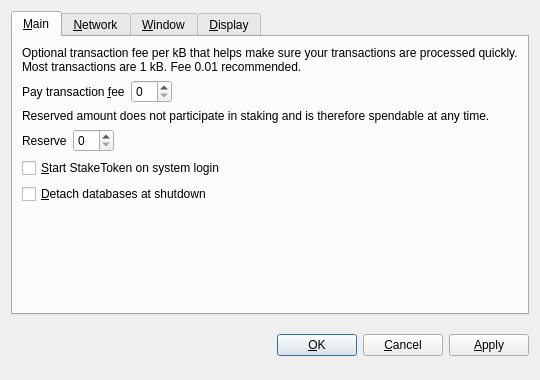
<?xml version="1.0" encoding="UTF-8"?>
<ui version="4.0">
 <class>OptionsDialog</class>
 <widget class="QDialog" name="OptionsDialog">
  <property name="geometry">
   <rect>
    <x>0</x>
    <y>0</y>
    <width>540</width>
    <height>380</height>
   </rect>
  </property>
  <property name="windowTitle">
   <string>Options</string>
  </property>
  <property name="modal">
   <bool>true</bool>
  </property>
  <layout class="QVBoxLayout" name="verticalLayout">
   <item>
    <widget class="QTabWidget" name="tabWidget">
     <property name="tabPosition">
      <enum>QTabWidget::North</enum>
     </property>
     <property name="currentIndex">
      <number>0</number>
     </property>
     <widget class="QWidget" name="tabMain">
      <attribute name="title">
       <string>&amp;Main</string>
      </attribute>
      <layout class="QVBoxLayout" name="verticalLayout_Main">
       <item>
        <widget class="QLabel" name="transactionFeeInfoLabel">
         <property name="text">
          <string>Optional transaction fee per kB that helps make sure your transactions are processed quickly. Most transactions are 1 kB. Fee 0.01 recommended.</string>
         </property>
         <property name="textFormat">
          <enum>Qt::PlainText</enum>
         </property>
         <property name="wordWrap">
          <bool>true</bool>
         </property>
        </widget>
       </item>
       <item>
        <layout class="QHBoxLayout" name="horizontalLayoutFee">
         <item>
          <widget class="QLabel" name="transactionFeeLabel">
           <property name="text">
            <string>Pay transaction &amp;fee</string>
           </property>
           <property name="textFormat">
            <enum>Qt::PlainText</enum>
           </property>
           <property name="buddy">
            <cstring>transactionFee</cstring>
           </property>
          </widget>
         </item>
         <item>
          <widget class="BitcoinAmountField" name="transactionFee"/>
         </item>
         <item>
          <spacer name="horizontalSpacerFee">
           <property name="orientation">
            <enum>Qt::Horizontal</enum>
           </property>
           <property name="sizeHint" stdset="0">
            <size>
             <width>40</width>
             <height>20</height>
            </size>
           </property>
          </spacer>
         </item>
        </layout>
       </item>
       <item>
        <widget class="QLabel" name="reserveBalanceInfoLabel">
         <property name="text">
          <string>Reserved amount does not participate in staking and is therefore spendable at any time.</string>
         </property>
         <property name="textFormat">
          <enum>Qt::PlainText</enum>
         </property>
         <property name="wordWrap">
          <bool>true</bool>
         </property>
        </widget>
       </item>
       <item>
        <layout class="QHBoxLayout" name="horizontalLayoutReserveBalance">
         <item>
          <widget class="QLabel" name="reserveBalanceLabel">
           <property name="text">
            <string>Reserve</string>
           </property>
           <property name="textFormat">
            <enum>Qt::PlainText</enum>
           </property>
           <property name="buddy">
            <cstring>reserveBalance</cstring>
           </property>
          </widget>
         </item>
         <item>
          <widget class="BitcoinAmountField" name="reserveBalance"/>
         </item>
         <item>
          <spacer name="horizontalSpacerReserveBalance">
           <property name="orientation">
            <enum>Qt::Horizontal</enum>
           </property>
           <property name="sizeHint" stdset="0">
            <size>
             <width>40</width>
             <height>20</height>
            </size>
           </property>
          </spacer>
         </item>
        </layout>
       </item>
       <item>
        <widget class="QCheckBox" name="bitcoinAtStartup">
         <property name="toolTip">
          <string>Automatically start StakeToken after logging in to the system.</string>
         </property>
         <property name="text">
          <string>&amp;Start StakeToken on system login</string>
         </property>
        </widget>
       </item>
       <item>
        <widget class="QCheckBox" name="detachDatabases">
         <property name="toolTip">
          <string>Detach block and address databases at shutdown. This means they can be moved to another data directory, but it slows down shutdown. The wallet is always detached.</string>
         </property>
         <property name="text">
          <string>&amp;Detach databases at shutdown</string>
         </property>
        </widget>
       </item>
       <item>
        <spacer name="verticalSpacer_Main">
         <property name="orientation">
          <enum>Qt::Vertical</enum>
         </property>
         <property name="sizeHint" stdset="0">
          <size>
           <width>20</width>
           <height>40</height>
          </size>
         </property>
        </spacer>
       </item>
      </layout>
     </widget>
     <widget class="QWidget" name="tabNetwork">
      <attribute name="title">
       <string>&amp;Network</string>
      </attribute>
      <layout class="QVBoxLayout" name="verticalLayout_Network">
       <item>
        <widget class="QCheckBox" name="mapPortUpnp">
         <property name="toolTip">
          <string>Automatically open the StakeToken client port on the router. This only works when your router supports UPnP and it is enabled.</string>
         </property>
         <property name="text">
          <string>Map port using &amp;UPnP</string>
         </property>
        </widget>
       </item>
       <item>
        <widget class="QCheckBox" name="connectSocks">
         <property name="toolTip">
          <string>Connect to the StakeToken network through a SOCKS proxy (e.g. when connecting through Tor).</string>
         </property>
         <property name="text">
          <string>&amp;Connect through SOCKS proxy:</string>
         </property>
        </widget>
       </item>
       <item>
        <layout class="QHBoxLayout" name="horizontalLayout_Network">
         <item>
          <widget class="QLabel" name="proxyIpLabel">
           <property name="text">
            <string>Proxy &amp;IP:</string>
           </property>
           <property name="textFormat">
            <enum>Qt::PlainText</enum>
           </property>
           <property name="buddy">
            <cstring>proxyIp</cstring>
           </property>
          </widget>
         </item>
         <item>
          <widget class="QValidatedLineEdit" name="proxyIp">
           <property name="maximumSize">
            <size>
             <width>140</width>
             <height>16777215</height>
            </size>
           </property>
           <property name="toolTip">
            <string>IP address of the proxy (e.g. 127.0.0.1)</string>
           </property>
          </widget>
         </item>
         <item>
          <widget class="QLabel" name="proxyPortLabel">
           <property name="text">
            <string>&amp;Port:</string>
           </property>
           <property name="textFormat">
            <enum>Qt::PlainText</enum>
           </property>
           <property name="buddy">
            <cstring>proxyPort</cstring>
           </property>
          </widget>
         </item>
         <item>
          <widget class="QLineEdit" name="proxyPort">
           <property name="maximumSize">
            <size>
             <width>55</width>
             <height>16777215</height>
            </size>
           </property>
           <property name="toolTip">
            <string>Port of the proxy (e.g. 9050)</string>
           </property>
          </widget>
         </item>
         <item>
          <widget class="QLabel" name="socksVersionLabel">
           <property name="text">
            <string>SOCKS &amp;Version:</string>
           </property>
           <property name="textFormat">
            <enum>Qt::PlainText</enum>
           </property>
           <property name="buddy">
            <cstring>socksVersion</cstring>
           </property>
          </widget>
         </item>
         <item>
          <widget class="QValueComboBox" name="socksVersion">
           <property name="toolTip">
            <string>SOCKS version of the proxy (e.g. 5)</string>
           </property>
          </widget>
         </item>
         <item>
          <spacer name="horizontalSpacer_Network">
           <property name="orientation">
            <enum>Qt::Horizontal</enum>
           </property>
           <property name="sizeHint" stdset="0">
            <size>
             <width>40</width>
             <height>20</height>
            </size>
           </property>
          </spacer>
         </item>
        </layout>
       </item>
       <item>
        <spacer name="verticalSpacer_Network">
         <property name="orientation">
          <enum>Qt::Vertical</enum>
         </property>
         <property name="sizeHint" stdset="0">
          <size>
           <width>20</width>
           <height>40</height>
          </size>
         </property>
        </spacer>
       </item>
      </layout>
     </widget>
     <widget class="QWidget" name="tabWindow">
      <attribute name="title">
       <string>&amp;Window</string>
      </attribute>
      <layout class="QVBoxLayout" name="verticalLayout_Window">
       <item>
        <widget class="QCheckBox" name="minimizeToTray">
         <property name="toolTip">
          <string>Show only a tray icon after minimizing the window.</string>
         </property>
         <property name="text">
          <string>&amp;Minimize to the tray instead of the taskbar</string>
         </property>
        </widget>
       </item>
       <item>
        <widget class="QCheckBox" name="minimizeOnClose">
         <property name="toolTip">
          <string>Minimize instead of exit the application when the window is closed. When this option is enabled, the application will be closed only after selecting Quit in the menu.</string>
         </property>
         <property name="text">
          <string>M&amp;inimize on close</string>
         </property>
        </widget>
       </item>
       <item>
        <spacer name="verticalSpacer_Window">
         <property name="orientation">
          <enum>Qt::Vertical</enum>
         </property>
         <property name="sizeHint" stdset="0">
          <size>
           <width>20</width>
           <height>40</height>
          </size>
         </property>
        </spacer>
       </item>
      </layout>
     </widget>
     <widget class="QWidget" name="tabDisplay">
      <attribute name="title">
       <string>&amp;Display</string>
      </attribute>
      <layout class="QVBoxLayout" name="verticalLayout_Display">
       <item>
        <layout class="QHBoxLayout" name="horizontalLayout_1_Display">
         <item>
          <widget class="QLabel" name="langLabel">
           <property name="text">
            <string>User Interface &amp;language:</string>
           </property>
           <property name="textFormat">
            <enum>Qt::PlainText</enum>
           </property>
           <property name="buddy">
            <cstring>lang</cstring>
           </property>
          </widget>
         </item>
         <item>
          <widget class="QValueComboBox" name="lang">
           <property name="toolTip">
            <string>The user interface language can be set here. This setting will take effect after restarting StakeToken.</string>
           </property>
          </widget>
         </item>
        </layout>
       </item>
       <item>
        <layout class="QHBoxLayout" name="horizontalLayout_2_Display">
         <item>
          <widget class="QLabel" name="unitLabel">
           <property name="text">
            <string>&amp;Unit to show amounts in:</string>
           </property>
           <property name="textFormat">
            <enum>Qt::PlainText</enum>
           </property>
           <property name="buddy">
            <cstring>unit</cstring>
           </property>
          </widget>
         </item>
         <item>
          <widget class="QValueComboBox" name="unit">
           <property name="toolTip">
            <string>Choose the default subdivision unit to show in the interface and when sending coins.</string>
           </property>
          </widget>
         </item>
        </layout>
       </item>
       <item>
        <widget class="QCheckBox" name="displayAddresses">
         <property name="toolTip">
          <string>Whether to show StakeToken addresses in the transaction list or not.</string>
         </property>
         <property name="text">
          <string>&amp;Display addresses in transaction list</string>
         </property>
        </widget>
       </item>
       <item>
        <widget class="QCheckBox" name="coinControlFeatures">
         <property name="toolTip">
          <string>Whether to show coin control features or not.</string>
         </property>
         <property name="text">
          <string>Display coin &amp;control features (experts only!)</string>
         </property>
        </widget>
       </item>
       <item>
        <spacer name="verticalSpacer_Display">
         <property name="orientation">
          <enum>Qt::Vertical</enum>
         </property>
         <property name="sizeHint" stdset="0">
          <size>
           <width>20</width>
           <height>40</height>
          </size>
         </property>
        </spacer>
       </item>
      </layout>
     </widget>
    </widget>
   </item>
   <item>
    <layout class="QHBoxLayout" name="horizontalLayout_Buttons">
     <item>
      <spacer name="horizontalSpacer_1">
       <property name="orientation">
        <enum>Qt::Horizontal</enum>
       </property>
       <property name="sizeHint" stdset="0">
        <size>
         <width>40</width>
         <height>48</height>
        </size>
       </property>
      </spacer>
     </item>
     <item>
      <widget class="QLabel" name="statusLabel">
       <property name="font">
        <font>
         <weight>75</weight>
         <bold>true</bold>
        </font>
       </property>
       <property name="text">
        <string/>
       </property>
       <property name="textFormat">
        <enum>Qt::PlainText</enum>
       </property>
       <property name="wordWrap">
        <bool>true</bool>
       </property>
      </widget>
     </item>
     <item>
      <spacer name="horizontalSpacer_2">
       <property name="orientation">
        <enum>Qt::Horizontal</enum>
       </property>
       <property name="sizeHint" stdset="0">
        <size>
         <width>40</width>
         <height>48</height>
        </size>
       </property>
      </spacer>
     </item>
     <item>
      <widget class="QPushButton" name="okButton">
       <property name="text">
        <string>&amp;OK</string>
       </property>
      </widget>
     </item>
     <item>
      <widget class="QPushButton" name="cancelButton">
       <property name="text">
        <string>&amp;Cancel</string>
       </property>
       <property name="autoDefault">
        <bool>false</bool>
       </property>
      </widget>
     </item>
     <item>
      <widget class="QPushButton" name="applyButton">
       <property name="text">
        <string>&amp;Apply</string>
       </property>
       <property name="autoDefault">
        <bool>false</bool>
       </property>
      </widget>
     </item>
    </layout>
   </item>
  </layout>
 </widget>
 <customwidgets>
  <customwidget>
   <class>BitcoinAmountField</class>
   <extends>QSpinBox</extends>
   <header>bitcoinamountfield.h</header>
  </customwidget>
  <customwidget>
   <class>QValueComboBox</class>
   <extends>QComboBox</extends>
   <header>qvaluecombobox.h</header>
  </customwidget>
  <customwidget>
   <class>QValidatedLineEdit</class>
   <extends>QLineEdit</extends>
   <header>qvalidatedlineedit.h</header>
  </customwidget>
 </customwidgets>
 <resources/>
 <connections/>
</ui>
